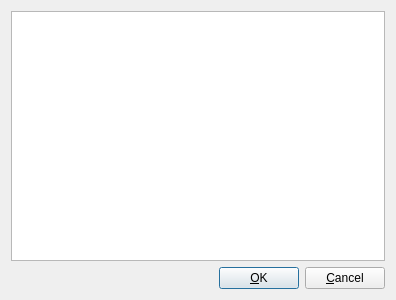
<?xml version="1.0" encoding="UTF-8"?>
<ui version="4.0">
 <class>CodepageSelectionDialog</class>
 <widget class="QDialog" name="CodepageSelectionDialog">
  <property name="geometry">
   <rect>
    <x>0</x>
    <y>0</y>
    <width>396</width>
    <height>300</height>
   </rect>
  </property>
  <property name="windowTitle">
   <string>Select Codepage...</string>
  </property>
  <layout class="QVBoxLayout" name="verticalLayout">
   <item>
    <widget class="QListWidget" name="listCodepages"/>
   </item>
   <item>
    <layout class="QHBoxLayout" name="horizontalLayout">
     <item>
      <spacer name="horizontalSpacer">
       <property name="orientation">
        <enum>Qt::Horizontal</enum>
       </property>
       <property name="sizeHint" stdset="0">
        <size>
         <width>40</width>
         <height>20</height>
        </size>
       </property>
      </spacer>
     </item>
     <item>
      <widget class="QPushButton" name="buttonOk">
       <property name="text">
        <string>&amp;OK</string>
       </property>
       <property name="default">
        <bool>true</bool>
       </property>
      </widget>
     </item>
     <item>
      <widget class="QPushButton" name="buttonCancel">
       <property name="text">
        <string>&amp;Cancel</string>
       </property>
      </widget>
     </item>
    </layout>
   </item>
  </layout>
 </widget>
 <resources/>
 <connections>
  <connection>
   <sender>buttonOk</sender>
   <signal>clicked()</signal>
   <receiver>CodepageSelectionDialog</receiver>
   <slot>accept()</slot>
   <hints>
    <hint type="sourcelabel">
     <x>257</x>
     <y>280</y>
    </hint>
    <hint type="destinationlabel">
     <x>204</x>
     <y>273</y>
    </hint>
   </hints>
  </connection>
  <connection>
   <sender>buttonCancel</sender>
   <signal>clicked()</signal>
   <receiver>CodepageSelectionDialog</receiver>
   <slot>reject()</slot>
   <hints>
    <hint type="sourcelabel">
     <x>340</x>
     <y>283</y>
    </hint>
    <hint type="destinationlabel">
     <x>93</x>
     <y>279</y>
    </hint>
   </hints>
  </connection>
 </connections>
</ui>
